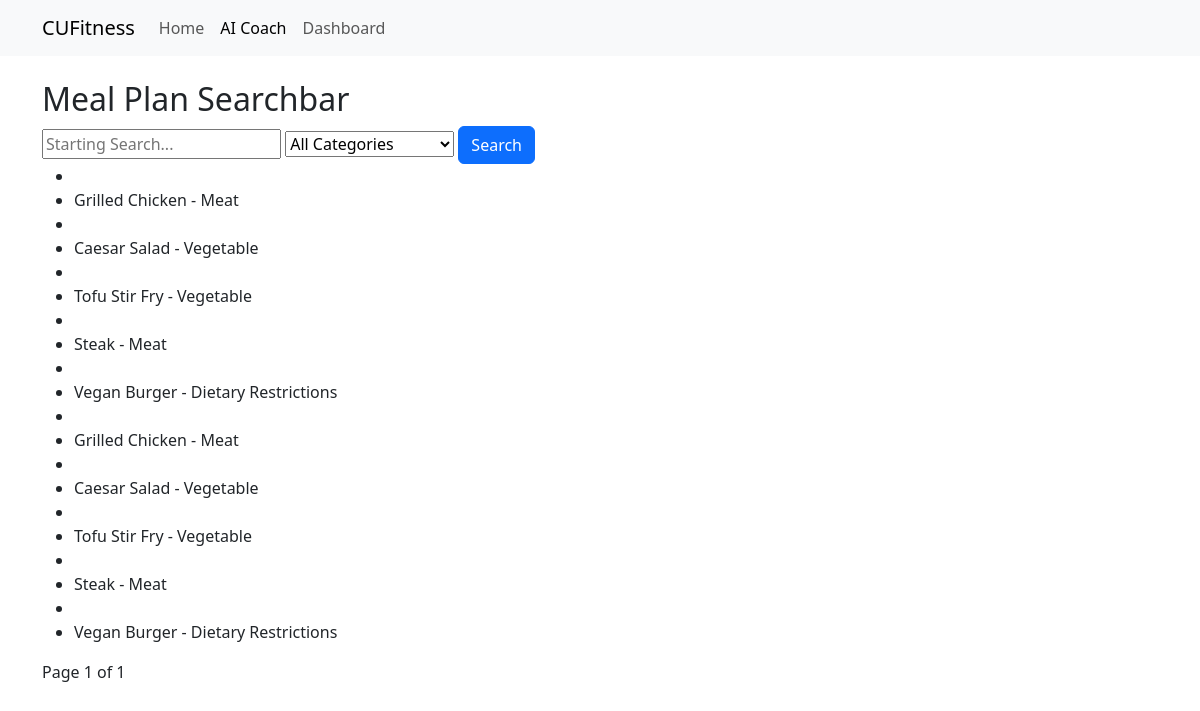
/MealPlan/search/, run on an earlier commit of the app's database.
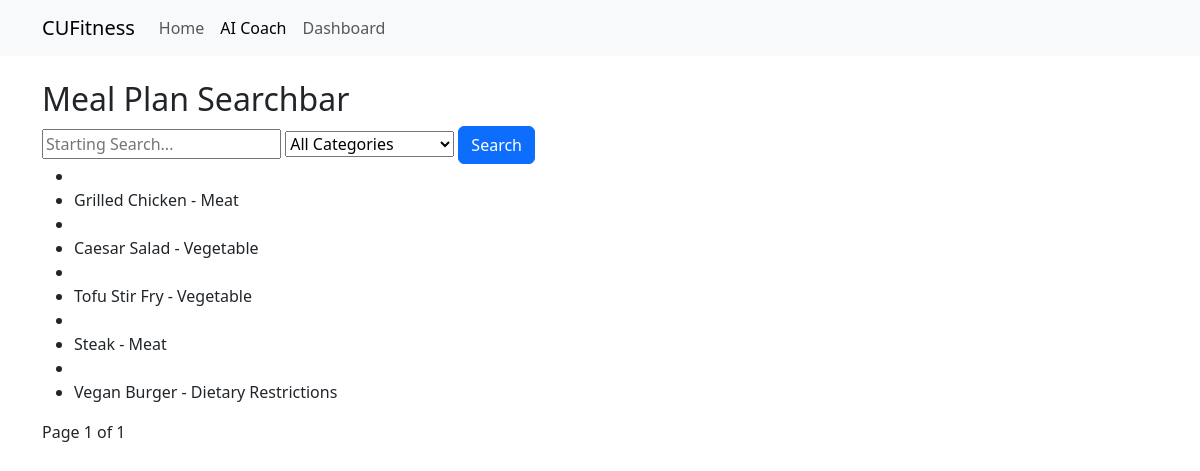
And on a later commit of the database.
### MealPlan/models/MealPlan_Searchbar.py (models this page shows, shortened)
class MealplanSearchbar(models.Model):
    Category_choices = [
        ('Meat', 'Meat'),
        ('Vegetable', 'Vegetable'),
        ('Dietary Restrictions', 'Dietary Restrictions'),
    ]
    name = models.CharField(max_length=255)
    description = models.TextField()
    category = models.CharField(max_length=100, choices=Category_choices)

### MealPlan/views/MealPlan_Searchbar.py (the view)
# urls.py: path('search/', MealPlan_Searchbar, name='MealPlan_Searchbar'),
def MealPlan_Searchbar(request):
    query = request.GET.get('q', '')
    category = request.GET.get('category', '')
    MealPlan_Sbresult = MealplanSearchbar.objects.all() #get all the data of MealPlan from the database
    if query:
        MealPlan_Sbresult = MealPlan_Sbresult.filter(name__icontains=query)
    if category:
        MealPlan_Sbresult = MealPlan_Sbresult.filter(category=category)
    MealPlan_Sbresult = MealPlan_Sbresult.order_by('id')
    paginator = Paginator(MealPlan_Sbresult, 10)
    page_number = request.GET.get('page')
    page_obj = paginator.get_page(page_number)
    return render(request, 'mealplan/MealPlan_Searchbar.html', {'page_obj': page_obj, 'query': query, 'category': category})

### templates/mealplan/MealPlan_Searchbar.html (shortened to what this page needs)
{% extends "base.html" %}
{% block content %}
<h2>Meal Plan Searchbar</h2>
<form method="GET" action="/MealPlan/search/">
    <input type="text" name="q" value = "{{ query }}" placeholder="Starting Search..." >
    <select name = 'category'>
        <option value = "">All Categories</option>
    </select>
    <button type="submit" class="btn btn-primary">Search</button>
</form>
    <ul>
        {% for MealPlan in page_obj %}
            <li>
                <li>{{ MealPlan.name}} - {{MealPlan.category}}</li>
            </li>
        {% endfor %}
    </ul>
    <div>
        Page {{ page_obj.number }} of {{ page_obj.paginator.num_pages }}
    </div>
{% endblock %}

What changed in the data, as far as the page shows it:
removed MealplanSearchbar: name "Grilled Chicken", category "Meat"
removed MealplanSearchbar: name "Caesar Salad", category "Vegetable"
removed MealplanSearchbar: name "Tofu Stir Fry", category "Vegetable"
removed MealplanSearchbar: name "Steak", category "Meat"
removed MealplanSearchbar: name "Vegan Burger", category "Dietary Restrictions"
